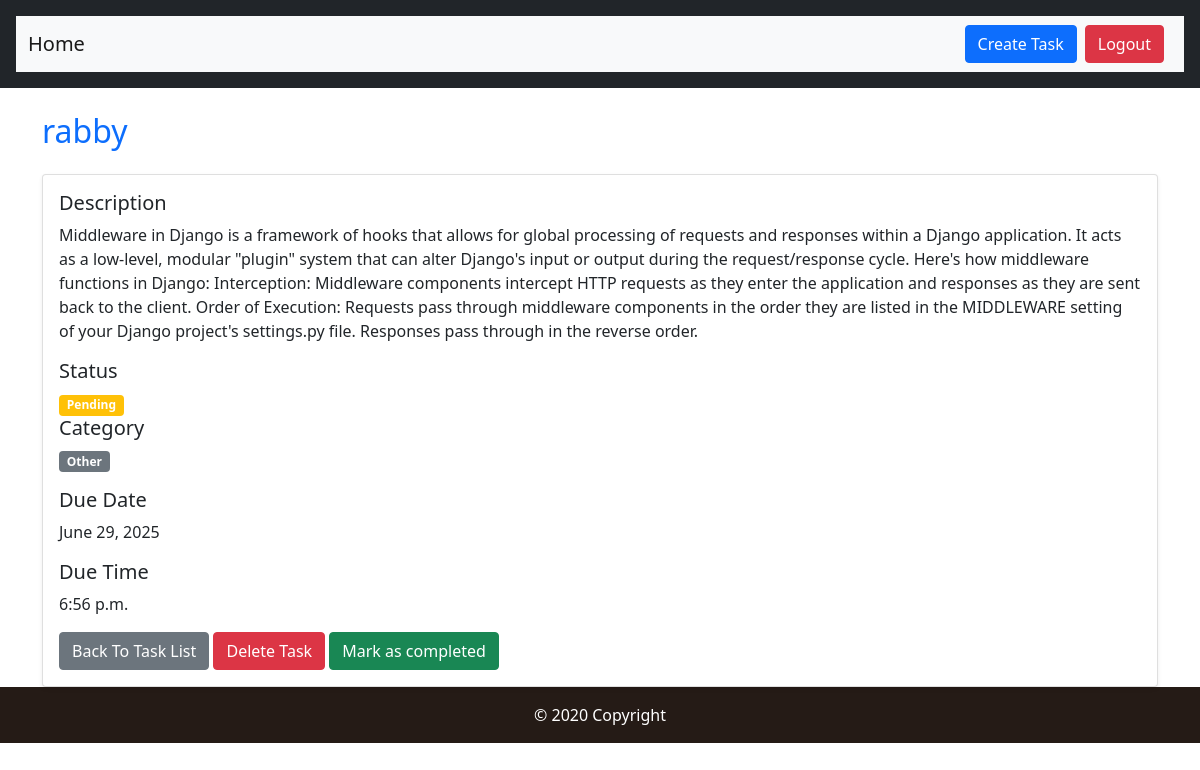
/task/4/ (signed in), run on the app's committed database.
### task/models.py (models this page shows, shortened)
class Task(models.Model):
    STATUS = [
        ('pending', 'Pending'),
        ('completed', 'Completed'),
    ]
    CATEGORY = [
        ('work', 'Work'),
        ('personal', 'Personal'),
        ('other', 'Other'),
    ]
    title = models.CharField(max_length=100)
    description = models.TextField()
    due_date = models.DateField()
    due_time = models.TimeField()
    status = models.CharField(max_length=10, choices=STATUS)
    category = models.CharField(max_length=10, choices=CATEGORY)
    is_completed = models.BooleanField(default=False)
    user = models.ForeignKey(User, on_delete=models.CASCADE)

### task/views.py (the view)
# urls.py: path('task/<int:task_id>/', views.task_detail, name='task_detail'),
@login_required
def task_detail(request, task_id):
    task = get_object_or_404(Task, id=task_id, user=request.user)
    return render(request, 'task_detail.html', {'task' : task})

### task/templates/task_detail.html
{% extends "base.html" %} {% block content %}
<h2 class="mb-4 text-primary">{{ task.title }}</h2>
<div class="card shadow-sm">
  <div class="card-body">
    <div class="md-3">
      <h5>Description</h5>
      <p>{{ task.description }}</p>
    </div>
    <div class="md-3">
      <h5>Status</h5>
      {% if task.is_completed %}
        <span class="badge bg-success">Completed</span>
      {% else %}
        <span class="badge bg-warning">Pending</span>
      {% endif %}
    </div>
    <div class="mb-3">
        <h5>Category</h5>
        <span class="badge bg-secondary">{{ task.get_category_display}}</span>
    </div>
    <div class="mb-3">
        <h5>Due Date</h5>
        <p>{{ task.due_date}}</p>
    </div>
    <div class="mb-3">
        <h5>Due Time</h5>
        <p>{{ task.due_time}}</p>
    </div>
    <div>
      <a href="{% url "task_list" %}" class="btn btn-secondary">Back To Task List</a>
      <a href="{% url "task_delete" task.id %}" class="btn btn-danger">Delete Task</a>
      {% if not task.is_completed %}
        <a href="{% url "task_mark_completed" task.id %}" class="btn btn-success">Mark as completed</a>
      {% endif %}
    </div>
  </div>
</div>
{% endblock %}

### data on the page
Task: title "rabby", description "Middleware in Django is a framework of hooks that allows for global processing of requests and responses within a Django application. It acts as a low-level, modular \"plugin\" system that can alter Django's input or output during the request/response cycle. Here's how middleware functions in Django: Interception: Middleware components intercept HTTP requests as they enter the application and responses as they are sent back to the client. Order of Execution: Requests pass through middleware components in the order they are listed in the MIDDLEWARE setting of your Django project's settings.py file. Responses pass through in the reverse order.", category "Other", due_date "June 29, 2025", due_time "6:56 p.m."
